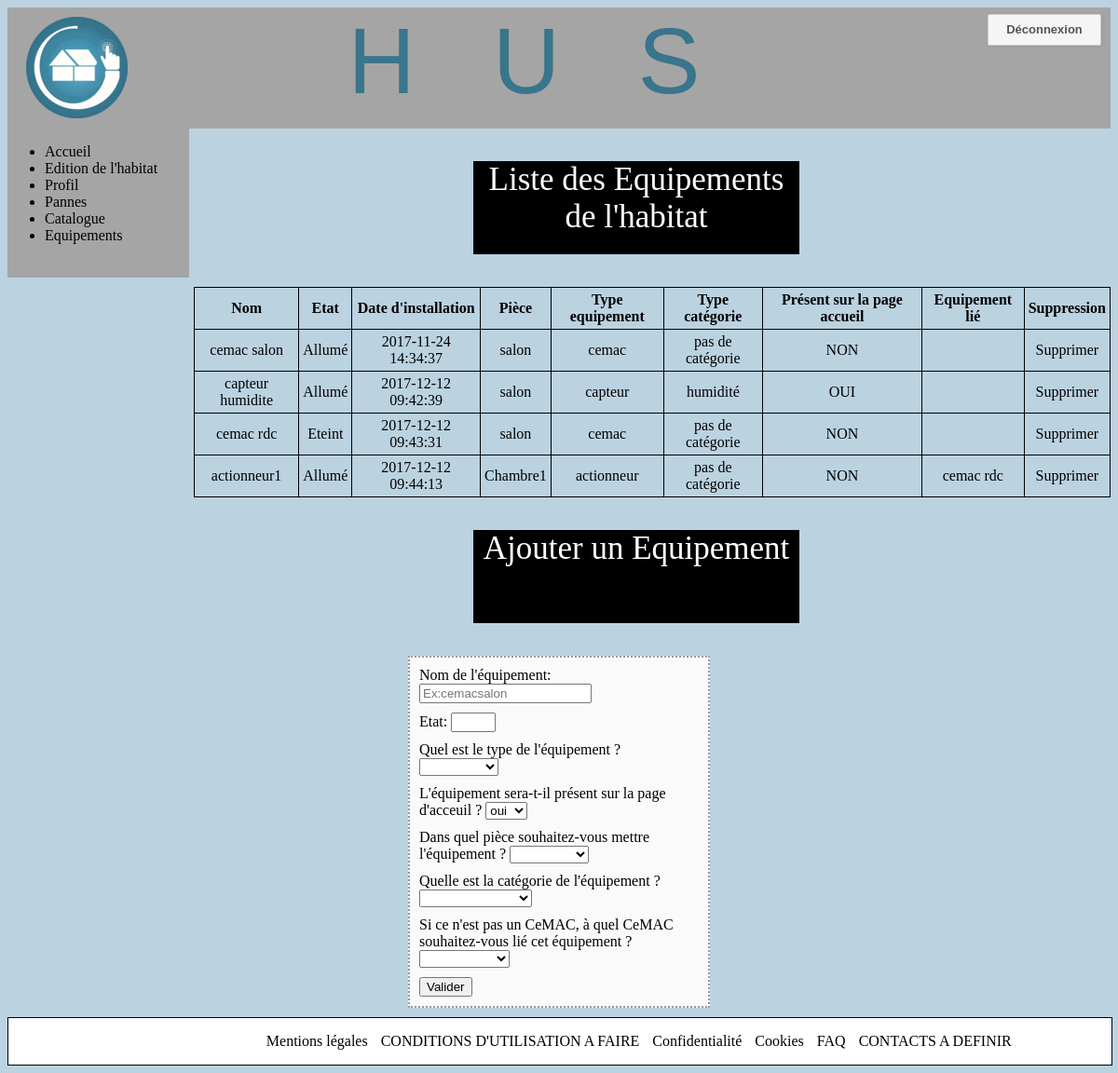
/pagecapteurs/appcapteurs.php, run on an earlier commit of the app's database.
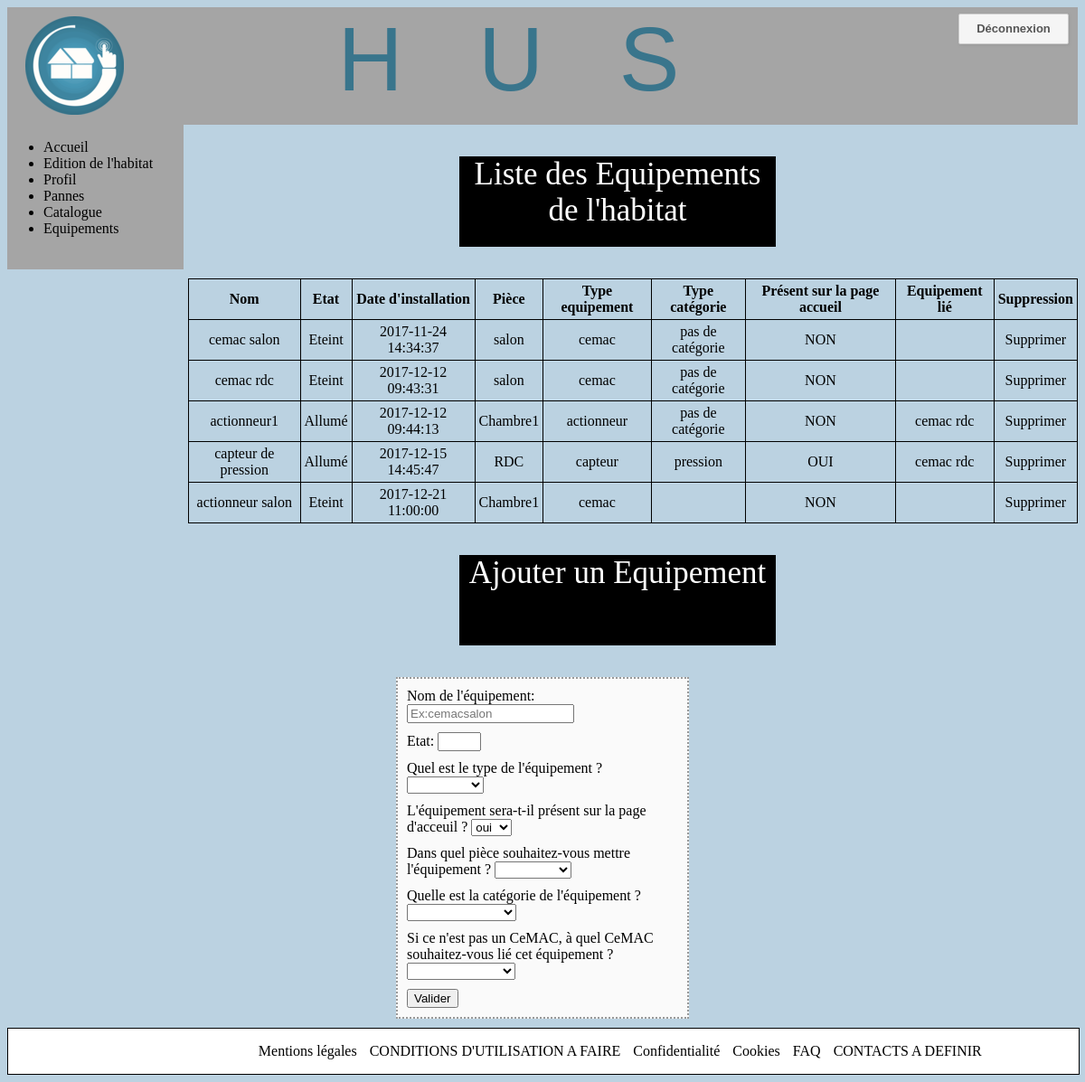
And on a later commit of the database.
### tables this page shows
CREATE TABLE IF NOT EXISTS `equipements` (
  `ID` int(11) NOT NULL AUTO_INCREMENT,
  `Nom` varchar(255) NOT NULL,
  `Reference` text NOT NULL,
  `Etat` tinyint(1) NOT NULL,
  `Date_installation` datetime NOT NULL,
  `Presence_page_accueil` tinyint(1) NOT NULL,
  `ID_Piece` int(11) NOT NULL,
  `ID_Equipement_lie` int(11) DEFAULT NULL,
  `ID_type_equipement` int(11) NOT NULL,
  `ID_categorie_equipement` int(11) DEFAULT NULL,
  PRIMARY KEY (`ID`)
);

CREATE TABLE IF NOT EXISTS `pieces` (
  `ID` int(11) NOT NULL AUTO_INCREMENT,
  `Nom` varchar(255) NOT NULL,
  `Surface` int(11) NOT NULL,
  `ID_Habitat` int(11) NOT NULL,
  PRIMARY KEY (`ID`)
);

CREATE TABLE IF NOT EXISTS `type_equipement` (
  `ID` int(11) NOT NULL AUTO_INCREMENT,
  `Nom` varchar(50) NOT NULL,
  PRIMARY KEY (`ID`)
);

CREATE TABLE IF NOT EXISTS `categorie_equipement` (
  `ID` int(11) NOT NULL AUTO_INCREMENT,
  `Nom` varchar(50) NOT NULL,
  PRIMARY KEY (`ID`)
);

### pagecapteurs/appcapteurs.php (the view, shortened to what the changed rows need)
<?php
  $bdd = new PDO('mysql:host=localhost;dbname=husv4;charset=utf8', 'root', '');
  $query1 = $bdd -> query("SELECT * FROM equipements");
  $donnees1 =  $query1 -> fetchall();
?>
<!DOCTYPE html>
<html>
	<head>
    <link rel="stylesheet" href ="appcapteurs.css"/>
    <link rel="stylesheet" href="../Mise_en_page/header.css"/>
    <link rel="stylesheet" href="../Mise_en_page/footer.css"/>
	</head>
	<body>
    <?php  if(!empty($donnees1)) { ?>
    <table>
     <thead>
       <tr>
         <th>Nom</th>
         <th>Etat</th>
         <th>Date d'installation</th>
         <th>Pièce</th>
         <th>Type equipement</th>
         <th>Type catégorie</th>
         <th>Présent sur la page accueil </th>
         <th>Equipement lié</th>
         <th>Suppression</th>
       </tr>
      </thead>
      <tbody>
        <?php foreach ($donnees1 as $i => $element1) {
            $query2 = $bdd -> query(
              "SELECT `pieces`.`Nom`
              FROM `pieces`
              INNER JOIN `equipements`
              ON `pieces`.`ID` = '".$element1['ID_Piece']."'");
              $donnees2=$query2->fetch();
            $query3 = $bdd -> query(
              "SELECT `categorie_equipement`.`Nom`
              FROM `categorie_equipement`
              INNER JOIN `equipements`
              ON '".$element1['ID_categorie_equipement']."' = `categorie_equipement`.`ID`");
            $donnees3 = $query3->fetch();
            $query4 = $bdd -> query(
              "SELECT `type_equipement`.`Nom`
              FROM `type_equipement`
              INNER JOIN `equipements`
              ON '".$element1['ID_type_equipement']."' = `type_equipement`.`ID`");
              $donnees4 = $query4->fetch();
            $query5 = $bdd -> query(
              "SELECT `equipements`.`Nom`
              FROM `equipements`
              WHERE ID='".$element1['ID_Equipement_lie']."'");
              $donnees5 = $query5->fetch();
              ?>
            <tr>
               <td>
                 <?php echo'<a href="appcode.php">'.$element1['Nom'].'</a>' ;
                 ?>
                 </td>
               <td>
                 <?php
                 if ($element1['Etat']==0){
                   $id_changement1=$element1['ID'];
                   echo '<a href="modification.php?id1='.$id_changement1.'">Eteint</a>';
                 }
                 else {
                   $id_changement2=$element1['ID'];
                   echo '<a href="modification.php?id2='.$id_changement2.'">Allumé</a>';
                 }
                 ?>
               </td>
               <td>
                 <?php echo $element1['Date_installation']; ?>
               </td>
               <td>
                 <?php echo $donnees2['Nom'];  ?>
               </td>
               <td>
                 <?php echo $donnees4['Nom'];  ?>
               </td>
               <td>
                 <?php echo $donnees3['Nom'];  ?>
               </td>
               <td>
                 <?php
                 if ($element1['Presence_page_accueil']==0){
                     echo "NON";
                   }
                   else {
                     echo "OUI";
                   }
                 ?>
               </td>
               <td>
                 <?php echo $donnees5['Nom'];  ?>
               </td>
                   <?php
                   $id_suppression=$element1['ID'];
                   echo '<td><a href="modification.php?id='.$id_suppression.'">Supprimer</a></td>';
                   ?>
             </tr>
           <?php } ?>
      </tbody>
      </table>
    <?php } ?>
	   </body>
  </html>

What changed in the data, as far as the page shows it:
removed equipements: Nom "capteur humidite", Date_installation "2017-12-12 09:42:39", ID_Piece.Nom "salon", ID_type_equipement.Nom "capteur", ID_categorie_equipement.Nom "humidité", Presence_page_accueil "OUI"
changed equipements "cemac salon": Etat "Allumé" → "Eteint"
added equipements: Nom "capteur de pression", Date_installation "2017-12-15 14:45:47", ID_Piece.Nom "RDC", ID_type_equipement.Nom "capteur", ID_categorie_equipement.Nom "pression", Presence_page_accueil "OUI", equipements.Nom "cemac rdc"
added equipements: Nom "actionneur salon", Date_installation "2017-12-21 11:00:00", ID_Piece.Nom "Chambre1", ID_type_equipement.Nom "cemac", Presence_page_accueil "NON"
